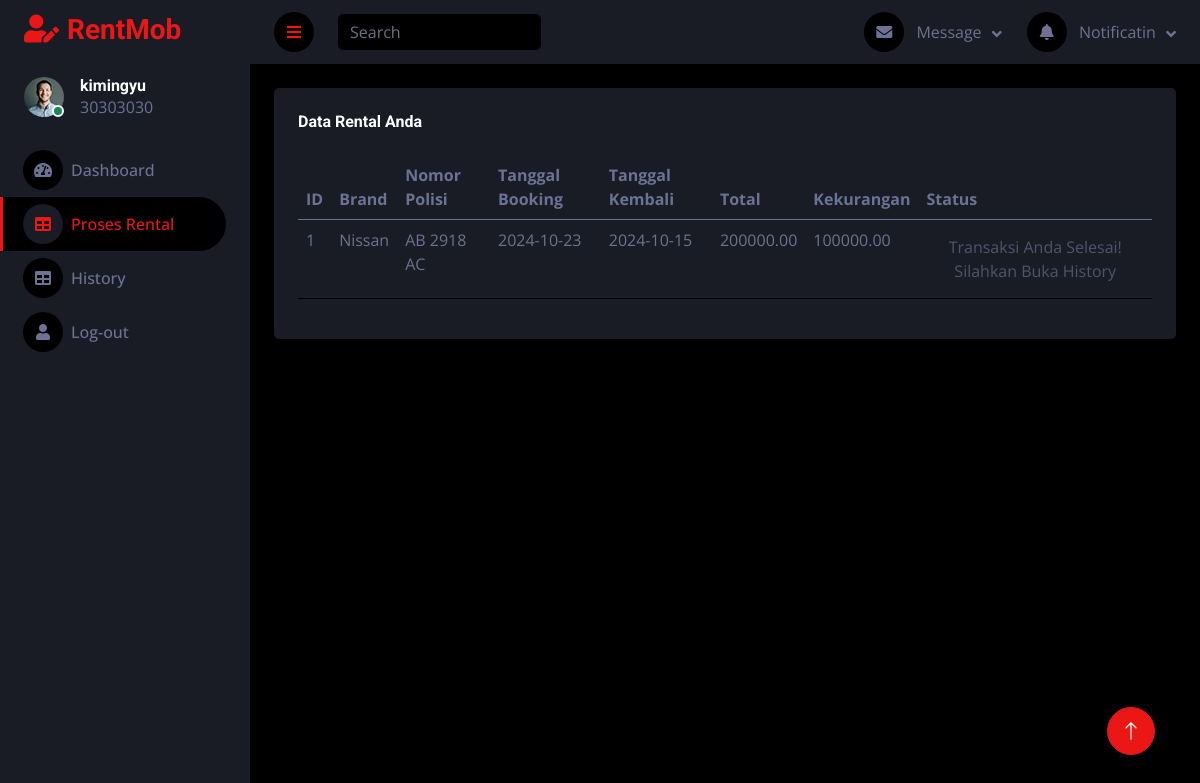
Page /user/data_rental.php (signed in) on the committed database.
### tables this page shows
CREATE TABLE IF NOT EXISTS `tb_transaksi` (
  `id_transaksi` int NOT NULL AUTO_INCREMENT,
  `nik` int NOT NULL,
  `nopol` varchar(10) NOT NULL,
  `tgl_booking` date NOT NULL,
  `tgl_ambil` date NOT NULL,
  `tgl_kembali` date NOT NULL,
  `supir` tinyint(1) NOT NULL,
  `total` decimal(10,2) NOT NULL,
  `downpayment` decimal(10,2) NOT NULL,
  `kekurangan` decimal(10,2) NOT NULL,
  `status` enum('booking','approve','ambil','kembali') NOT NULL,
  PRIMARY KEY (`id_transaksi`)
);

CREATE TABLE IF NOT EXISTS `tb_mobil` (
  `nopol` varchar(10) NOT NULL,
  `brand` varchar(90) NOT NULL,
  `type` varchar(90) NOT NULL,
  `tahun` date NOT NULL,
  `harga` decimal(10,0) NOT NULL,
  `foto` varchar(99) NOT NULL,
  `status` enum('tersedia','kosong') NOT NULL,
  PRIMARY KEY (`nopol`)
);

### user/data_rental.php (the view, shortened to what this page needs)
<!DOCTYPE html>
<html lang="en">
<head>
    <link href="https://cdnjs.cloudflare.com/ajax/libs/font-awesome/5.10.0/css/all.min.css" rel="stylesheet">
    <link href="https://cdn.jsdelivr.net/npm/bootstrap-icons@1.4.1/font/bootstrap-icons.css" rel="stylesheet">
    <link href="../lib/owlcarousel/assets/owl.carousel.min.css" rel="stylesheet">
    <link href="../lib/tempusdominus/css/tempusdominus-bootstrap-4.min.css" rel="stylesheet" />
    <link href="../css/bootstrap.min.css" rel="stylesheet">
    <link href="../css/style.css" rel="stylesheet">
</head>
<body>
    <div class="container-fluid position-relative d-flex p-0">
        <div class="sidebar pe-4 pb-3">
            <nav class="navbar bg-secondary navbar-dark">
                <a href="user.php" class="navbar-brand mx-4 mb-3">
                    <h3 class="text-primary"><i class="fa fa-user-edit me-2"></i>RentMob</h3>
                </a>
                <div class="d-flex align-items-center ms-4 mb-4">
                    <div class="position-relative">
                        <img class="rounded-circle" src="../img/user.jpg" alt="" style="width: 40px; height: 40px;">
                        <div class="bg-success rounded-circle border border-2 border-white position-absolute end-0 bottom-0 p-1"></div>
                    </div>
                    <div class="ms-3">
                        <h6 class="mb-0"> <?php echo $_SESSION['user'];?> </h6>
                        <span><?php echo $_SESSION['id_user'];?></span>
                    </div>
                </div>
                <div class="navbar-nav w-100">
                    <a href="user.php" class="nav-item nav-link "><i class="fa fa-tachometer-alt me-2"></i>Dashboard</a>
                    <a href="data_rental.php" class="nav-item nav-link active"><i class="fa fa-table me-2"></i>Proses Rental</a>
                    <a href="hist.php" class="nav-item nav-link"><i class="fa fa-table me-2"></i>History</a>
                    <a href="logout.php" class="nav-item nav-link"><i class="fa fa-user me-2"></i>Log-out</a>
                </div>
            </nav>
        </div>
        <div class="content">
            <nav class="navbar navbar-expand bg-secondary navbar-dark sticky-top px-4 py-0">
                <a href="#" class="sidebar-toggler flex-shrink-0">
                    <i class="fa fa-bars"></i>
                </a>
                <form class="d-none d-md-flex ms-4">
                    <input class="form-control bg-dark border-0" type="search" placeholder="Search">
                </form>
                <div class="navbar-nav align-items-center ms-auto">
                    <div class="nav-item dropdown">
                        <a href="#" class="nav-link dropdown-toggle" data-bs-toggle="dropdown">
                            <i class="fa fa-envelope me-lg-2"></i>
                            <span class="d-none d-lg-inline-flex">Message</span>
                        </a>
                    </div>
                    <div class="nav-item dropdown">
                        <a href="#" class="nav-link dropdown-toggle" data-bs-toggle="dropdown">
                            <i class="fa fa-bell me-lg-2"></i>
                            <span class="d-none d-lg-inline-flex">Notificatin</span>
                        </a>
                    </div>
                </div>
            </nav>
            <div class="container-fluid pt-4 px-4">
                <div class="row g-4">
                    <div class="col-12">
                        <div class="bg-secondary rounded h-100 p-4">
                            <h6 class="mb-4">Data Rental Anda</h6>
                            <div class="table-responsive">
                                <table class="table">
                                <?php
                                include "koneksi.php";
                                $nik = $_SESSION['id_user'];
                                $sql = "SELECT
                                            t.id_transaksi,
                                            m.brand,
                                            t.nopol,
                                            t.tgl_booking,
                                            t.tgl_kembali,
                                            t.total,
                                            t.kekurangan,
                                            t.status,
                                             k.id_kembali
                                        FROM
                                            tb_transaksi t
                                        JOIN
                                            tb_mobil m ON t.nopol = m.nopol
                                        LEFT JOIN
                                            tb_kembali k ON t.id_transaksi = k.id_transaksi
                                        WHERE
                                            t.nik = '$nik'";
                                $result = $koneksi->query($sql);
                                ?>
                                <thead>
                                  <tr>
                                    <th>ID</th>
                                    <th>Brand</th>
                                    <th>Nomor Polisi</th>
                                    <th>Tanggal Booking</th>
                                    <th>Tanggal Kembali</th>
                                    <th>Total</th>
                                    <th>Kekurangan</th>
                                    <th>Status</th>
                                  </tr>
                                </thead>
                                <tbody>
                                <?php
                                if ($result->num_rows > 0) {
                                    while ($row = $result->fetch_assoc()) {
                                      echo "<tr>";
                                      echo "<td>" . $row["id_transaksi"] . "</td>";
                                      echo "<td>" . $row["brand"] . "</td>";
                                      echo "<td>" . $row["nopol"] . "</td>";
                                      echo "<td>" . $row["tgl_booking"] . "</td>";
                                      echo "<td>" . $row["tgl_kembali"] . "</td>";
                                      echo "<td>" . $row["total"] . "</td>";
                                      echo "<td>" . $row["kekurangan"] . "</td>";
                                      if ($row["status"] == 'booking') {
                                        echo "<td><button class='btn danger' disabled>Menunggu Persetujuan</button></td>";
                                      } elseif ($row["status"] == 'approve') {
                                        echo "<td><a href='ambil_mobil.php?id=" . $row["id_transaksi"] . "' class='btn btn-primary rounded-pill m-2'>Ambil Mobil</a></td>";
                                    } elseif ($row["status"] == 'ambil') {
                                      echo "<td><button class='btn danger' disabled>Silahkan Lakukan Pendataan dan Pembayaran Rental Pada Petugas</button></td>";
                                    } elseif ($row["status"] == 'kembali') {
                                      echo "<td><button class='btn danger' disabled>Transaksi Anda Selesai! Silahkan Buka History </button></td>";
                                    }
                                        echo "</tr>";
                                    }
                                } else {
                                    echo "<tr><td colspan='6'>Tidak ada data</td></tr>";
                                }
                                ?>
                                    </tbody>
                                </table>
                            </div>
                        </div>
                    </div>
                </div>
            </div>
        </div>
        <a href="#" class="btn btn-lg btn-primary btn-lg-square back-to-top"><i class="bi bi-arrow-up"></i></a>
    </div>
</body>
</html>

### css/style.css (style rules this page uses)
:root { --primary: #EB1616; --secondary: #191C24; --light: #6C7293; --dark: #000000; }
.back-to-top { position: fixed; display: none; right: 45px; bottom: 45px; z-index: 99; }
.btn { transition: .5s; }
.btn-lg-square { width: 48px; height: 48px; }
.btn-square, .btn-sm-square, .btn-lg-square { padding: 0; display: inline-flex; align-items: center; justify-content: center; font-weight: normal; border-radius: 50px; }
.sidebar { position: fixed; top: 0; left: 0; bottom: 0; width: 250px; height: 100vh; overflow-y: auto; background: var(--secondary); transition: 0.5s; z-index: 999; }
.content { margin-left: 250px; min-height: 100vh; background: var(--dark); transition: 0.5s; }
@media (min-width: 992px) { .sidebar { margin-left: 0; } }
@media (min-width: 992px) { .content { width: calc(100% - 250px); } }
.sidebar .navbar .navbar-nav .nav-link { padding: 7px 20px; color: var(--light); font-weight: 500; border-left: 3px solid var(--secondary); border-radius: 0 30px 30px 0; outline: none; }
.sidebar .navbar .navbar-nav .nav-link:hover, .sidebar .navbar .navbar-nav .nav-link.active { color: var(--primary); background: var(--dark); border-color: var(--primary); }
.sidebar .navbar .navbar-nav .nav-link i { width: 40px; height: 40px; display: inline-flex; align-items: center; justify-content: center; background: var(--dark); border-radius: 40px; }
.sidebar .navbar .navbar-nav .nav-link:hover i, .sidebar .navbar .navbar-nav .nav-link.active i { background: var(--secondary); }
.content .navbar .navbar-nav .nav-link { margin-left: 25px; padding: 12px 0; color: var(--light); outline: none; }
.content .navbar .sidebar-toggler, .content .navbar .navbar-nav .nav-link i { width: 40px; height: 40px; display: inline-flex; align-items: center; justify-content: center; background: var(--dark); border-radius: 40px; }
.content .navbar .dropdown-toggle::after { margin-left: 6px; vertical-align: middle; border: none; content: "\f107"; font-family: "Font Awesome 5 Free"; font-weight: 900; transition: .5s; }

### rows in the picture
tb_transaksi: id_transaksi "1", tb_mobil.brand "Nissan", nopol "AB 2918 AC", tgl_booking "2024-10-23", tgl_kembali "2024-10-15", total "200000.00", kekurangan "100000.00", shows "Transaksi Anda Selesai! Silahkan Buka History"

### other values in the picture
$_SESSION['user'] "kimingyu"
$_SESSION['id_user'] "30303030"
